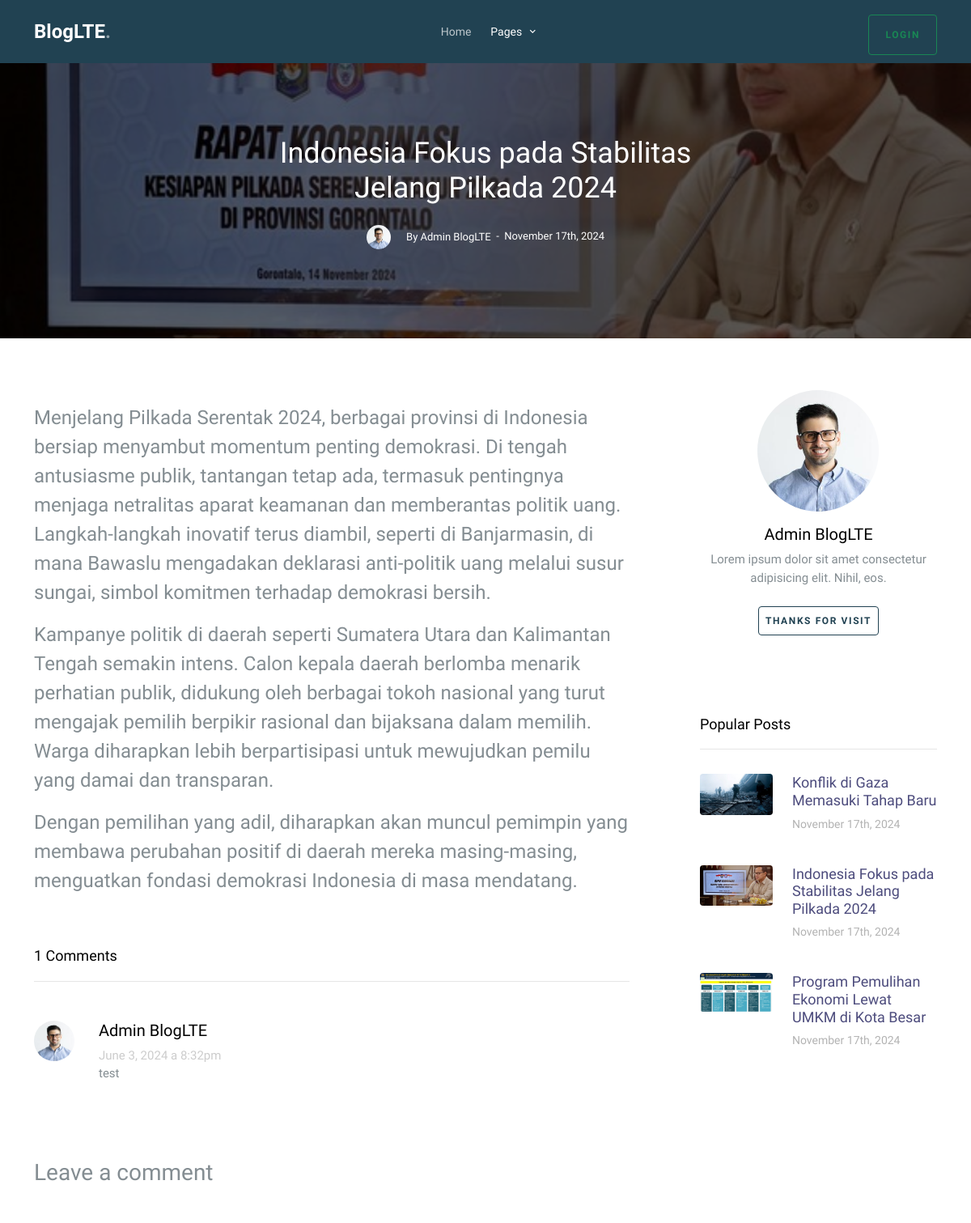
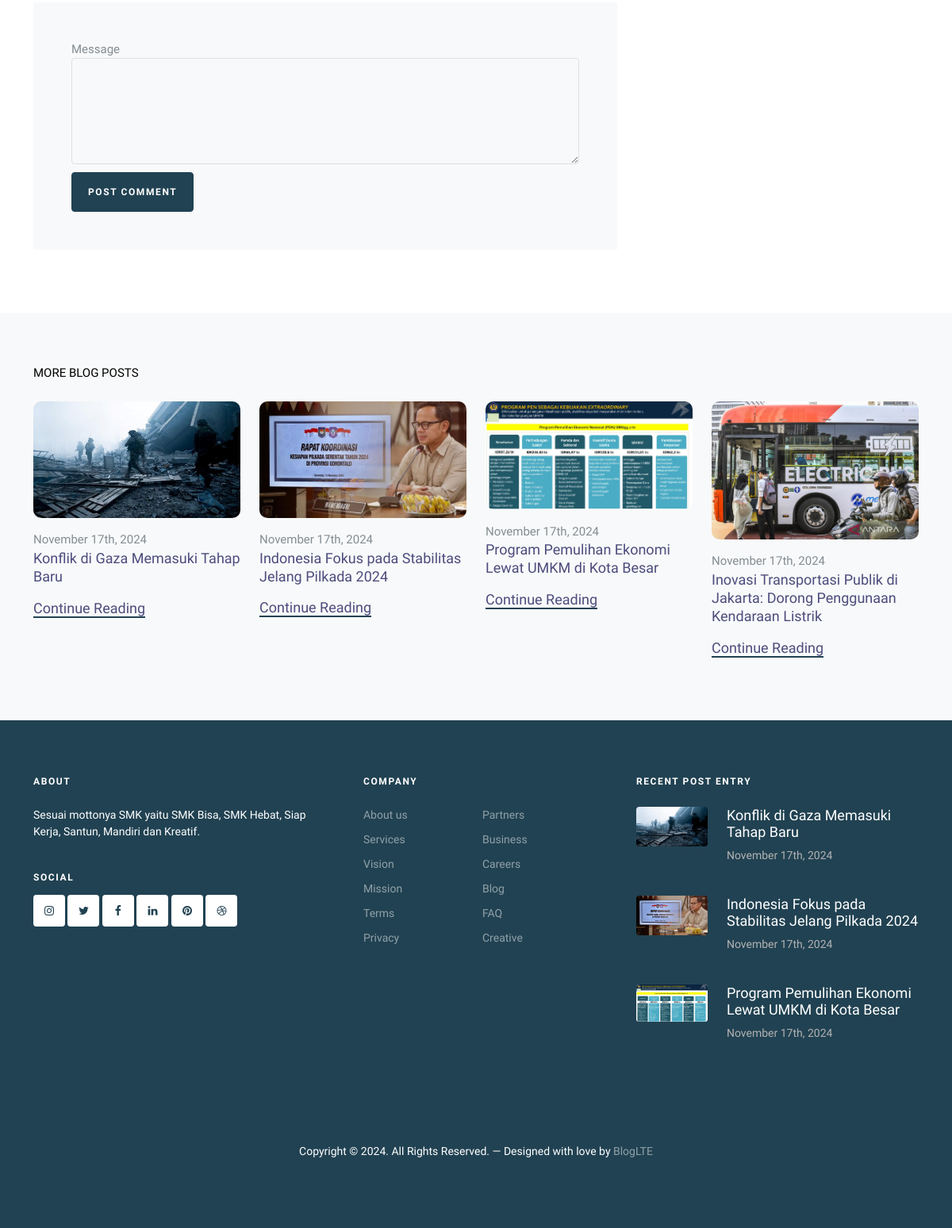
/article.php?id=7, run on the app's committed database (2 pictures, top to bottom).
### tables this page shows
CREATE TABLE `blog` (
  `id` int(11) NOT NULL,
  `tanggal` date NOT NULL,
  `title` varchar(255) NOT NULL,
  `body` longtext NOT NULL,
  `thumbnail` varchar(255) NOT NULL,
  `deskripsi` longtext NOT NULL,
  `user_id` int(11) NOT NULL
);

CREATE TABLE `user` (
  `id` int(11) NOT NULL,
  `name` varchar(255) NOT NULL,
  `email` varchar(50) NOT NULL,
  `role` enum('admin','member') NOT NULL DEFAULT 'member',
  `password` varchar(255) NOT NULL
);

CREATE TABLE `komentar` (
  `id` int(11) NOT NULL,
  `text` varchar(255) NOT NULL,
  `blog_id` int(11) NOT NULL,
  `user_id` int(11) NOT NULL,
  `tanggal` timestamp NOT NULL DEFAULT current_timestamp()
);

### article.php (the view, shortened to what this page needs)
<!doctype html>
<html lang="en">
<?php
require ('config/koneksi.php');
$id = $_GET['id'];
function komentarDetails()
{
  global $koneksi;
  $id = $_GET['id'];
  $sql = "SELECT komentar.id, komentar.text, komentar.tanggal, user.name AS user_name
            FROM komentar
            JOIN user ON komentar.user_id = user.id
            WHERE komentar.blog_id = $id
            ORDER BY tanggal ASC";
  $result = mysqli_query($koneksi, $sql);
  return mysqli_fetch_all($result, MYSQLI_ASSOC);
}
function blogDetails()
{
  global $id, $koneksi;
  $sql = "SELECT blog.id, blog.title, blog.body, blog.thumbnail, blog.deskripsi, blog.tanggal, user.name AS user_name
            FROM blog
            JOIN user ON blog.user_id = user.id
            WHERE blog.id = $id";
  $result = mysqli_query($koneksi, $sql);
  return mysqli_fetch_assoc($result);
}
function blogItems()
{
  global $koneksi;
  $sql = "SELECT blog.id,blog.title, blog.thumbnail, blog.deskripsi, blog.tanggal, user.name AS user_name
            FROM blog
            JOIN user ON blog.user_id = user.id
            ORDER BY blog.id DESC";
  $result = mysqli_query($koneksi, $sql);
  return mysqli_fetch_all($result, MYSQLI_ASSOC);
}
function formatDate($date)
{
  $str = strtotime($date);
  $new_date = date("F jS, Y", $str);
  return $new_date;
}
function formatTimestamp($timestamp)
{
  $timestamp = strtotime($timestamp);
  $formatted_date = date("F j, Y \a\t g:ia", $timestamp);
  return $formatted_date;
}
?>
<head>
  <link rel="stylesheet" href="fonts/icomoon/style.css">
  <link rel="stylesheet" href="fonts/flaticon/font/flaticon.css">
  <link rel="stylesheet" href="https://cdn.jsdelivr.net/npm/bootstrap-icons@1.8.1/font/bootstrap-icons.css">
  <link rel="stylesheet" href="css/tiny-slider.css">
  <link rel="stylesheet" href="css/aos.css">
  <link rel="stylesheet" href="css/glightbox.min.css">
  <link rel="stylesheet" href="css/style.css">
  <link rel="stylesheet" href="css/flatpickr.min.css">
</head>
<body>
  <nav class="site-nav">
    <div class="container">
      <div class="menu-bg-wrap">
        <div class="site-navigation">
          <div class="row g-0 align-items-center">
            <div class="col-2">
              <a href="index.php" class="logo m-0 float-start">BlogLTE<span class="text-primary">.</span></a>
            </div>
            <div class="col-8 text-center">
              <ul class="js-clone-nav d-none d-lg-inline-block text-start site-menu mx-auto">
                <li><a href="index.php">Home</a></li>
                <li class="has-children active">
                  <a href="list.php">Pages</a>
                </li>
              </ul>
            </div>
            <div class="col-2 text-end">
              <?php if (isset($_SESSION['user'])): ?>
                <a href="logout.php" class="btn btn-sm btn-outline-danger mt-2 d-none d-lg-inline-block">Logout</a>
              <?php elseif (!isset($_SESSION['user'])): ?>
                <a href="login.php" class="btn btn-sm btn-outline-success mt-2 d-none d-lg-inline-block">Login</a>
              <?php endif; ?>
            </div>
          </div>
        </div>
      </div>
    </div>
  </nav>
  <div class="site-cover site-cover-sm same-height overlay single-page"
    style="background-image: url('<?= blogDetails()['thumbnail'] ?>');">
    <div class="container">
      <div class="row same-height justify-content-center">
        <div class="col-md-6">
          <div class="post-entry text-center">
            <h1 class="mb-4"><?= blogDetails()['title'] ?></h1>
            <div class="post-meta align-items-center text-center">
              <figure class="author-figure mb-0 me-3 d-inline-block"><img src="images/person_1.jpg" alt="Image"
                  class="img-fluid"></figure>
              <span class="d-inline-block mt-1">By <?= blogDetails()['user_name'] ?></span>
              <span>&nbsp;-&nbsp; <?= formatDate(blogDetails()['tanggal']) ?></span>
            </div>
          </div>
        </div>
      </div>
    </div>
  </div>
  <section class="section">
    <div class="container">
      <div class="row blog-entries element-animate">
        <div class="col-md-12 col-lg-8 main-content">
          <div class="post-content-body">
            <?= blogDetails()['body'] ?>
          </div>
          <div class="pt-5 comment-wrap" id="komentar">
            <h3 class="mb-5 heading"><?= (count(komentarDetails())) ?> Comments</h3>
            <ul class="comment-list">
              <?php
              foreach (komentarDetails() as $value):
                ?>
                <li class="comment">
                  <div class="vcard">
                    <img src="images/person_1.jpg" alt="Image placeholder">
                  </div>
                  <div class="comment-body">
                    <h3><?= $value['user_name'] ?></h3>
                    <div class="meta"><?= formatTimestamp($value['tanggal']) ?></div>
                    <p><?= $value['text'] ?></p>
                  </div>
                </li>
              <?php endforeach; ?>
            </ul>
            <div class="comment-form-wrap pt-5 mb-3">
              <h3 class="mb-5">Leave a comment</h3>
              <form onsubmit="konfirmasi(event)" id="formKomentar" method="post"
                action="proses.komentar.kirim.php?id=<?= $_GET['id'] ?>" class="p-5 bg-light">
                <div class="form-group">
                  <label for="message">Message</label>
                  <textarea name="text" id="text" cols="15" rows="5" class="form-control" required></textarea>
                </div>
                <div class="form-group">
                  <input type="submit" value="Post Comment" class="btn btn-primary">
                </div>
              </form>
            </div>
          </div>
        </div>
        <div class="col-md-12 col-lg-4 sidebar">
          <div class="sidebar-box ">
            <div class="bio text-center">
              <img src="images/person_1.jpg" alt="Image Placeholder" class="img-fluid mb-3">
              <div class="bio-body">
                <h2><?= blogDetails()['user_name'] ?></h2>
                <p class="mb-4">Lorem ipsum dolor sit amet consectetur adipisicing elit. Nihil, eos.</p>
                <p><a type="button" class="btn btn-outline-primary btn-sm rounded px-2 py-2">Thanks for visit</a></p>
                <p class="social">
                  <a href="#" class="p-2"><span class="fa fa-facebook"></span></a>
                  <a href="#" class="p-2"><span class="fa fa-twitter"></span></a>
                  <a href="#" class="p-2"><span class="fa fa-instagram"></span></a>
                  <a href="#" class="p-2"><span class="fa fa-youtube-play"></span></a>
                </p>
              </div>
            </div>
          </div>
          <div class="sidebar-box">
            <h3 class="heading">Popular Posts</h3>
            <div class="post-entry-sidebar">
              <ul>
                <li>
                  <a href="article.php?id=<?= blogItems()[0]['id'] ?>">
                    <img src="<?= blogItems()[0]['thumbnail'] ?>" alt="Image placeholder" class="me-4 rounded">
                    <div class="text">
                      <h4><?= blogItems()[0]['title'] ?></h4>
                      <div class="post-meta">
                        <span class="mr-2"><?= formatDate(blogItems()[0]['tanggal']) ?> </span>
                      </div>
                    </div>
                  </a>
                </li>
                <li>
                  <a href="article.php?id=<?= blogItems()[1]['id'] ?>">
                    <img src="<?= blogItems()[1]['thumbnail'] ?>" alt="Image placeholder" class="me-4 rounded">
                    <div class="text">
                      <h4><?= blogItems()[1]['title'] ?></h4>
                      <div class="post-meta">
                        <span class="mr-2"><?= formatDate(blogItems()[1]['tanggal']) ?> </span>
                      </div>
                    </div>
                  </a>
                </li>
                <li>
                  <a href="article.php?id=<?= blogItems()[2]['id'] ?></a>">
                    <img src="<?= blogItems()[2]['thumbnail'] ?>" alt="Image placeholder" class="me-4 rounded">
                    <div class="text">
                      <h4><?= blogItems()[2]['title'] ?></h4>
                      <div class="post-meta">
                        <span class="mr-2"><?= formatDate(blogItems()[2]['tanggal']) ?> </span>
                      </div>
                    </div>
                  </a>
                </li>
              </ul>
            </div>
          </div>
        </div>
      </div>
    </div>
  </section>
  <section class="section posts-entry posts-entry-sm bg-light">
    <div class="container">
      <div class="row mb-4">
        <div class="col-12 text-uppercase text-black">More Blog Posts</div>
      </div>
      <div class="row">
        <?php
        $items = blogItems();
        $total_items = count($items);
        $max_items = min(4, $total_items);
        for ($i = 0; $i < $max_items; $i++):
          ?>
          <div class="col-md-6 col-lg-3">
            <div class="blog-entry">
              <a href="article.php?id=<?= $items[$i]['id'] ?>" class="img-link">
                <img src="<?= $items[$i]['thumbnail'] ?>" alt="Image" class="img-fluid">
              </a>
              <span class="date"><?= formatDate($items[$i]['tanggal']) ?></span>
              <h2><a href="article.php?id=<?= $items[$i]['id'] ?>"><?= $items[$i]['title'] ?></p>
                  <p><a href="#" class="read-more">Continue Reading</a></p>
            </div>
          </div>
        <?php endfor; ?>
      </div>
    </div>
  </section>
  <footer class="site-footer">
    <div class="container">
      <div class="row">
        <div class="col-lg-4">
          <div class="widget">
            <h3 class="mb-4">About</h3>
            <p>Sesuai mottonya SMK yaitu SMK Bisa, SMK Hebat, Siap Kerja, Santun, Mandiri dan Kreatif.</p>
          </div>
          <div class="widget">
            <h3>Social</h3>
            <ul class="list-unstyled social">
              <li><a href="#"><span class="icon-instagram"></span></a></li>
              <li><a href="#"><span class="icon-twitter"></span></a></li>
              <li><a href="#"><span class="icon-facebook"></span></a></li>
              <li><a href="#"><span class="icon-linkedin"></span></a></li>
              <li><a href="#"><span class="icon-pinterest"></span></a></li>
              <li><a href="#"><span class="icon-dribbble"></span></a></li>
            </ul>
          </div>
        </div>
        <div class="col-lg-4 ps-lg-5">
          <div class="widget">
            <h3 class="mb-4">Company</h3>
            <ul class="list-unstyled float-start links">
              <li><a href="#">About us</a></li>
              <li><a href="#">Services</a></li>
              <li><a href="#">Vision</a></li>
              <li><a href="#">Mission</a></li>
              <li><a href="#">Terms</a></li>
              <li><a href="#">Privacy</a></li>
            </ul>
            <ul class="list-unstyled float-start links">
              <li><a href="#">Partners</a></li>
              <li><a href="#">Business</a></li>
              <li><a href="#">Careers</a></li>
              <li><a href="#">Blog</a></li>
              <li><a href="#">FAQ</a></li>
              <li><a href="#">Creative</a></li>
            </ul>
          </div>
        </div>
        <div class="col-lg-4">
          <div class="widget">
            <h3 class="mb-4">Recent Post Entry</h3>
            <div class="post-entry-footer">
              <ul>
                <li>
                  <a href="article.php?id=<?= blogItems()[0]['id'] ?>">
                    <img src="<?= blogItems()[0]['thumbnail'] ?>" alt="Image placeholder" class="me-4 rounded bg-white">
                    <div class="text">
                      <h4><?= blogItems()[0]['title'] ?></h4>
                      <div class="post-meta">
                        <span class="mr-2"><?= formatDate(blogItems()[0]['tanggal']) ?> </span>
                      </div>
                    </div>
                  </a>
                </li>
                <li>
                  <a href="article.php?id=<?= blogItems()[1]['id'] ?>">
                    <img src="<?= blogItems()[1]['thumbnail'] ?>" alt="Image placeholder" class="me-4 rounded bg-white">
                    <div class="text">
                      <h4><?= blogItems()[1]['title'] ?></h4>
                      <div class="post-meta">
                        <span class="mr-2"><?= formatDate(blogItems()[1]['tanggal']) ?> </span>
                      </div>
                    </div>
                  </a>
                </li>
                <li>
                  <a href="article.php?id=<?= blogItems()[2]['id'] ?>">
                    <img src="<?= blogItems()[2]['thumbnail'] ?>" alt="Image placeholder" class="me-4 rounded bg-white">
                    <div class="text">
                      <h4><?= blogItems()[2]['title'] ?></h4>
                      <div class="post-meta">
                        <span class="mr-2"><?= formatDate(blogItems()[2]['tanggal']) ?> </span>
                      </div>
                    </div>
                  </a>
                </li>
              </ul>
            </div>
          </div>
        </div>
      </div>
      <div class="row mt-5">
        <div class="col-12 text-center">
          <p>Copyright &copy;
            <script>document.write(new Date().getFullYear());</script>. All Rights Reserved. &mdash; Designed with love
            by <a href="https://untree.co">BlogLTE</a>
          </p>
        </div>
      </div>
    </div>
  </footer>
</body>
</html>

### data on the page
blog: thumbnail (picture), title "Indonesia Fokus pada Stabilitas Jelang Pilkada 2024", user.name "Admin BlogLTE", tanggal "November 17th, 2024", body "Menjelang Pilkada Serentak 2024, berbagai provinsi di Indonesia bersiap menyambut momentum penting demokrasi. Di tengah antusiasme publik, tantangan tetap ada, termasuk pentingnya menjaga netralitas aparat keamanan dan memberantas politik uang. Langkah-langkah inovatif terus diambil, seperti di Banjarmasin, di mana Bawaslu mengadakan deklarasi anti-politik uang melalui susur sungai, simbol komitmen terhadap demokrasi bersih. Kampanye politik di daerah seperti Sumatera Utara dan Kalimantan Tengah semakin intens. Calon kepala daerah berlomba menarik perhatian publik, didukung oleh berbagai tokoh nasional yang turut mengajak pemilih berpikir rasional dan bijaksana dalam memilih. Warga…"
komentar: user.name "Admin BlogLTE", tanggal "June 3, 2024 a 8:32pm", text "test"
blog: thumbnail (picture), title "Konflik di Gaza Memasuki Tahap Baru", tanggal "November 17th, 2024"
blog: thumbnail (picture), title "Program Pemulihan Ekonomi Lewat UMKM di Kota Besar", tanggal "November 17th, 2024"
blog: thumbnail (picture), tanggal "November 17th, 2024", title "Inovasi Transportasi Publik di Jakarta: Dorong Penggunaan Kendaraan Listrik"

### other printed values
count(komentarDetails()) "1"
